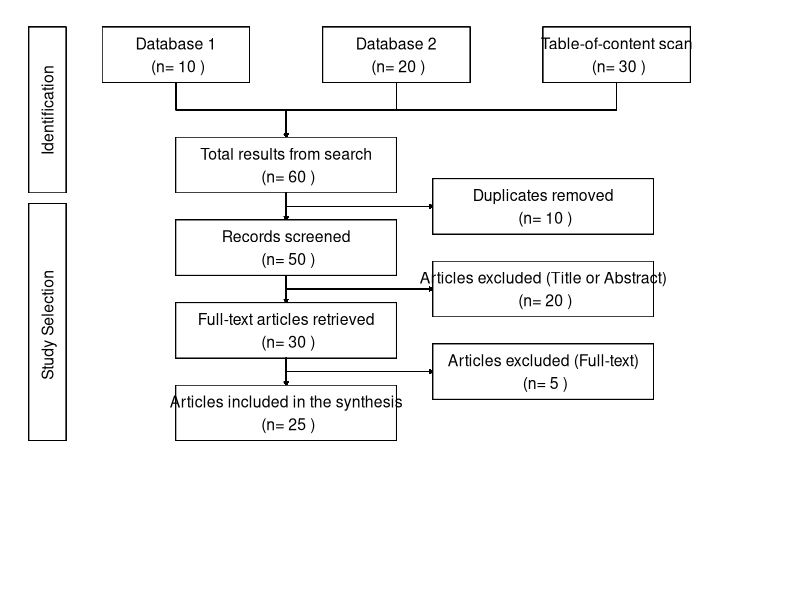

Recreate this plot in R.
library(tidyverse)

search_db_1 = 10
search_db_2 = 20
search_toc = 30

total_results_from_search = search_db_1 + search_db_2 + search_toc

duplicates_removed = 10
records_screened = total_results_from_search - duplicates_removed

exclusion1 = 20
full_text_articles_retrieved = records_screened - exclusion1

exclusion2 = 5
articles_indluded_in_synthesis = full_text_articles_retrieved - exclusion2

format_statistics <- function(statistic){
  return(format(round(statistic), nsmall = 0, big.mark = ","))
}

data <- tibble(x = 1:100, y = 1:100)
data %>%
  ggplot(aes(x, y)) +
  scale_x_continuous(minor_breaks = seq(10, 100, 10)) +
  scale_y_continuous(minor_breaks = seq(10, 100, 10)) +
  theme_linedraw() ->
  p

p <- p +
  geom_rect(xmin = 0, xmax = 5, ymin = 70, ymax = 100, color = 'black',
            fill = 'white', size = 0.25) +
  annotate('text', x = 2.5, y = 85, label = 'Identification', size = 4, angle = 90)

p <- p +
  geom_rect(xmin = 0, xmax = 5, ymin = 25, ymax = 68, color = 'black',
            fill = 'white', size = 0.25) +
  annotate('text', x = 2.5, y = 46, label = 'Study Selection', size = 4, angle = 90)


p <- p +
  geom_rect(xmin = 10, xmax = 30, ymin = 90, ymax = 100, color = 'black',
            fill = 'white', size = 0.25) +
  annotate('text', x = 20, y = 95, label = paste('Database 1\n (n=',
                                                 format_statistics(search_db_1),
                                                 ')'),
                                                 size = 4)

p <- p +
  geom_rect(xmin = 40, xmax = 60, ymin = 90, ymax = 100, color = 'black',
            fill = 'white', size = 0.25) +
  annotate('text', x = 50, y = 95, label = paste('Database 2\n (n=',
                                                 format_statistics(search_db_2),
                                                 ')'),
                                                 size = 4)

p <- p +
  geom_rect(xmin = 70, xmax = 90, ymin = 90, ymax = 100, color = 'black',
            fill = 'white', size = 0.25) +
  annotate('text', x = 80, y = 95, label = paste('Table-of-content scan\n (n=',
                                                 format_statistics(search_toc),
                                                 ')'),
                                                 size = 4)

p <- p +
  geom_segment(
    x = 20, xend = 20, y = 90, yend = 85,
    size = 0.15) +
  geom_segment(
    x = 50, xend = 50, y = 90, yend = 85,
    size = 0.15) +
  geom_segment(
    x = 80, xend = 80, y = 90, yend = 85,
    size = 0.15) +
  geom_segment(
    x = 20, xend = 80, y = 85, yend = 85,
    size = 0.15) +
  geom_segment(
    x = 35, xend = 35, y = 85, yend = 80,
    size = 0.15, lineend = "butt",
    arrow = arrow(length = unit(1, "mm"), type = "closed"))

p <- p +
  geom_rect(xmin = 20, xmax = 50, ymin = 70, ymax = 80, color = 'black',
            fill = 'white', size = 0.25) +
  annotate('text', x = 35, y = 75, label = paste('Total results from search\n (n=',
                                                 format_statistics(total_results_from_search),
                                                  ')'),
                                                  size = 4)

p <- p +
  geom_segment(
    x = 35, xend = 55, y = 67.5, yend = 67.5,
    size = 0.15, lineend = "butt",
    arrow = arrow(length = unit(1, "mm"), type = "closed")) +
  geom_segment(
    x = 35, xend = 35, y = 70, yend = 65,
    size = 0.15, lineend = "butt",
    arrow = arrow(length = unit(1, "mm"), type = "closed"))

p <- p +
  geom_rect(xmin = 55, xmax = 85, ymin = 72.5, ymax = 62.5, color = 'black',
            fill = 'white', size = 0.25) +
  annotate('text', x = 70, y = 67.5, label = paste('Duplicates removed\n (n=',
                                                   format_statistics(duplicates_removed),
                                                   ')'),
                                                   size = 4)

p <- p +
  geom_rect(xmin = 20, xmax = 50, ymin = 55, ymax = 65, color = 'black',
            fill = 'white', size = 0.25) +
  annotate('text', x = 35, y = 60, label = paste('Records screened\n (n=',
                                                 format_statistics(records_screened),
                                                 ')'),
                                                 size = 4)

p <- p +
  geom_segment(
    x = 35, xend = 55, y = 52.5, yend = 52.5,
    size = 0.15, lineend = "butt",
    arrow = arrow(length = unit(1, "mm"), type = "closed")) +
  geom_segment(
    x = 35, xend = 35, y = 55, yend = 50,
    size = 0.15, lineend = "butt",
    arrow = arrow(length = unit(1, "mm"), type = "closed"))

p <- p +
  geom_rect(xmin = 55, xmax = 85, ymin = 57.5, ymax = 47.5, color = 'black',
            fill = 'white', size = 0.25) +
  annotate('text', x = 70, y = 52.5, label = paste('Articles excluded (Title or Abstract)\n (n=',
                                                   format_statistics(exclusion1),
                                                   ')'),
                                                   size = 4)

p <- p +
  geom_rect(xmin = 20, xmax = 50, ymin = 40, ymax = 50, color = 'black',
            fill = 'white', size = 0.25) +
  annotate('text', x = 35, y = 45, label = paste('Full-text articles retrieved\n (n=',
                                                 format_statistics(full_text_articles_retrieved),
                                                 ')'),
                                                 size = 4)

p <- p +
  geom_segment(
    x = 35, xend = 55, y = 37.5, yend = 37.5,
    size = 0.15, lineend = "butt",
    arrow = arrow(length = unit(1, "mm"), type = "closed")) +
  geom_segment(
    x = 35, xend = 35, y = 40, yend = 35,
    size = 0.15, lineend = "butt",
    arrow = arrow(length = unit(1, "mm"), type = "closed"))

p <- p +
  geom_rect(xmin = 55, xmax = 85, ymin = 42.5, ymax = 32.5, color = 'black',
            fill = 'white', size = 0.25) +
  annotate('text', x = 70, y = 37.5, label = paste('Articles excluded (Full-text)\n (n=',
                                                   format_statistics(exclusion2),
                                                   ')'),
                                                   size = 4)

p <- p +
  geom_rect(xmin = 20, xmax = 50, ymin = 25, ymax = 35, color = 'black',
            fill = 'white', size = 0.25) +
  annotate('text', x = 35, y = 30, label = paste('Articles included in the synthesis\n (n=',
                                                 format_statistics(articles_indluded_in_synthesis),
                                                 ')'),
                                                 size = 4)

p <- p + theme_void()

jpeg('prisma-diagram.jpg', width = 1000, height = 600)
plot(p)
dev.off()
